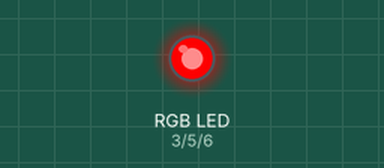
This sketch was run on a simulated Arduino Uno, built with avr-gcc and run on an emulated ATmega328P. On the bench: an RGB LED mixed from three pins (HIGH = lit). Dim RGB values are drawn brighter than linear.

Above: at 0.05 s.
At 0.35 s:
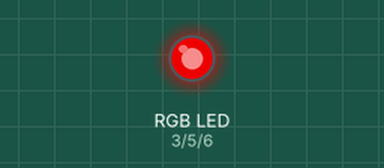
At 0.65 s:
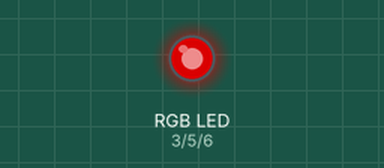
At 1.25 s:
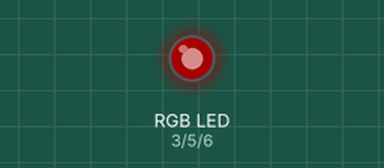
Timing chart, 0 to 3.4 s (numbered marks = the images above):
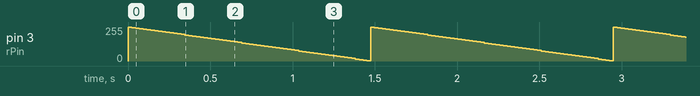

Measured:
- by itself, pin 3 (rPin): ramps from 255/255 to 3/255 and jumps back, once every 1.5 s

The sketch:

led-rgb.ino
```cpp
#define rPin 3
#define gPin 5
#define bPin 6

void setup() {
  pinMode(rPin, OUTPUT);
  pinMode(gPin, OUTPUT);
  pinMode(bPin, OUTPUT);
}

void loop() {
  for(int r=255; r>0; r-=4){
    for(int g=255; g>0; g-=4){
      for(int b=255; b>0; b-=4){
        analogWrite(rPin, r);
        analogWrite(rPin, g);
        analogWrite(rPin, b);
        delay(23);
      }
    }
  }
}
```
